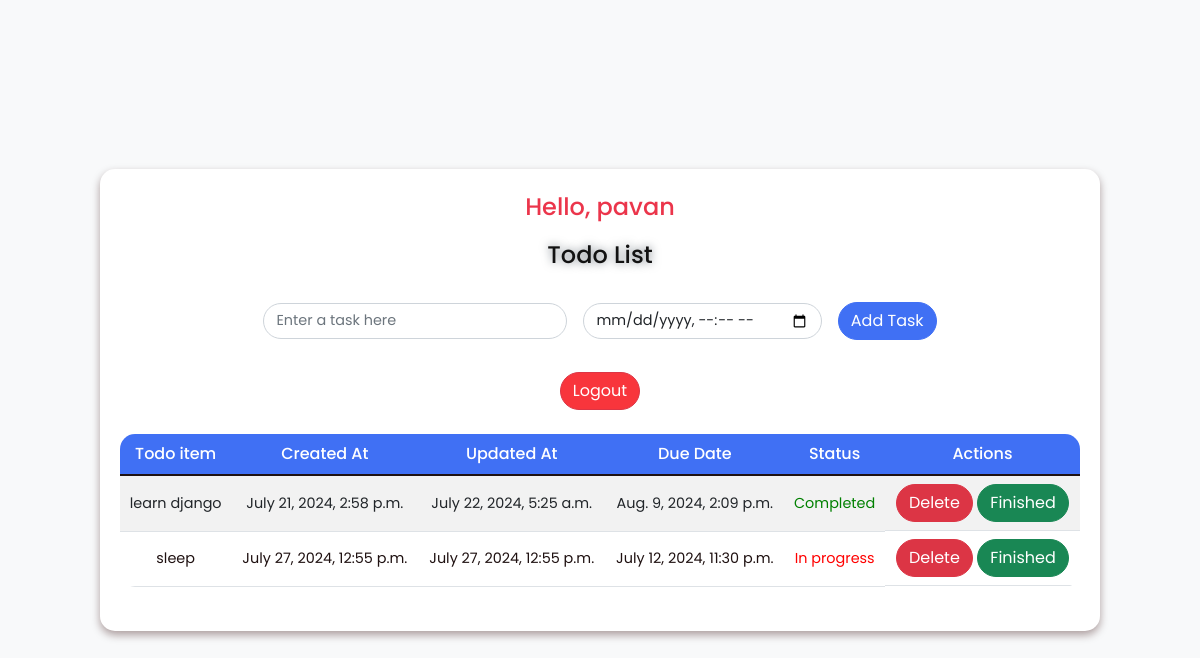
/ (signed in), run on the app's committed database.
### todoapp/models.py (models this page shows, shortened)
class todo(models.Model):
    user = models.ForeignKey(User, on_delete=models.CASCADE)
    todo_name = models.CharField(max_length=1000)
    created_at = models.DateTimeField(auto_now_add=True)
    updated_at = models.DateTimeField(auto_now=True)
    due_date = models.DateTimeField(null=True, blank=True)
    status = models.BooleanField(default=False)

### todoapp/views.py (the view, shortened to what this page needs)
# urls.py: path('', views.home, name='home-page'),
@login_required
@login_required
def home(request):
    all_todos = todo.objects.filter(user=request.user)
    context = {
        'todos': all_todos
    }
    return render(request, 'todoapp/todo.html', context)

### todoapp/templates/todoapp/todo.html (shortened to what this page needs)
<!DOCTYPE html>
<html lang="en">
<head>
  <link rel="stylesheet" href="https://cdn.jsdelivr.net/npm/bootstrap@5.1.3/dist/css/bootstrap.min.css">
</head>
<body>
  <div class="container">
    <div class="greeting">Hello, {% if user.is_authenticated %}{{ user.username }}{% endif %}</div>
    <h4 class="text-center my-3 pb-3">Todo List</h4>
    <form method="POST" class="row row-cols-lg-auto g-3 justify-content-center align-items-center mb-4 pb-2">
      <div class="col-12">
        <div class="form-outline">
          <input type="text" id="form1" class="form-control" name="task" placeholder="Enter a task here" />
        </div>
      </div>
      <div class="col-12">
        <div class="form-outline">
          <input type="datetime-local" id="form2" class="form-control" name="due_date" placeholder="Enter due date" />
        </div>
      </div>
      <div class="col-12">
        <button type="submit" class="btn btn-primary">Add Task</button>
      </div>
    </form>
    <div class="text-center mb-4">
      <button type="button" class="btn btn-danger btn-custom" data-bs-toggle="modal" data-bs-target="#logoutModal">Logout</button>
    </div>
    <table class="table table-striped table-hover mb-4">
      <thead>
        <tr>
          <th scope="col">Todo item</th>
          <th scope="col">Created At</th>
          <th scope="col">Updated At</th>
          <th scope="col">Due Date</th>
          <th scope="col">Status</th>
          <th scope="col">Actions</th>
        </tr>
      </thead>
      <tbody>
        {% for i in todos %}
          <tr>
            <td>{{ i.todo_name }}</td>
            <td>{{ i.created_at }}</td>
            <td>{{ i.updated_at }}</td>
            <td>{{ i.due_date }}</td>
            {% if i.status %}
              <td style="color: green;">Completed</td>
            {% else %}
              <td style="color: red;">In progress</td>
            {% endif %}
            <td>
              <a href="{% url 'delete' i.todo_name %}">
                <button type="button" class="btn btn-danger">Delete</button>
              </a>
              <a href="{% url 'update' i.todo_name %}">
                <button type="button" class="btn btn-success ms-1">Finished</button>
              </a>
            </td>
          </tr>
        {% endfor %}
      </tbody>
    </table>
  </div>
</body>
</html>

### todoapp/templates/todoapp/todo.html (style rules this page uses)
body { background-color: #f8f9fa; font-family: 'Poppins', sans-serif; display: flex; justify-content: center; align-items: center; min-height: 100vh; font-size: 0.9rem; }
.container { max-width: 1000px; width: 100%; padding: 20px; border-radius: 15px; background: #fff; box-shadow: 0 4px 8px rgba(43, 3, 3, 0.374); margin: 20px; }
.greeting { font-size: 1.5rem; font-weight: 500; margin-bottom: 1rem; color: #e8122bd9; text-align: center; }
h4 { font-size: 1.5rem; color: #121212; font-weight: 500; text-shadow: 0 0 10px #6c757d; text-align: center; margin-bottom: 20px; }
.table { background-color: white; color:rgb(31, 17, 17); font-size: 1rem; border-radius: 15px; overflow: hidden; }
.table th, .table td { text-align: center; vertical-align: middle; padding: 8px; }
.table th { background-color: #4070f4; color: white; font-size: 1rem; font-weight: 500; }
.table td { border-bottom: 1px solid #dee2e6; font-size: 0.9rem; }
.table td:last-child { display: flex; justify-content: center; gap: 0.5px; }
.form-control { border-radius: 25px; font-size: 0.9rem; }
.btn-custom { background-color: #f8353c; color: white; border-radius: 25px; }
.btn-primary { background-color: #4070f4; border-color: #4070f4; border-radius: 25px; }
.btn-danger, .btn-success { border-radius: 25px; }

### data on the page
todo: todo_name "learn django", created_at "July 21, 2024, 2:58 p.m.", updated_at "July 22, 2024, 5:25 a.m.", due_date "Aug. 9, 2024, 2:09 p.m.", status "Completed"
todo: todo_name "sleep", created_at "July 27, 2024, 12:55 p.m.", updated_at "July 27, 2024, 12:55 p.m.", due_date "July 12, 2024, 11:30 p.m.", status "In progress"

### other printed values
{{ user.username }} "pavan"
